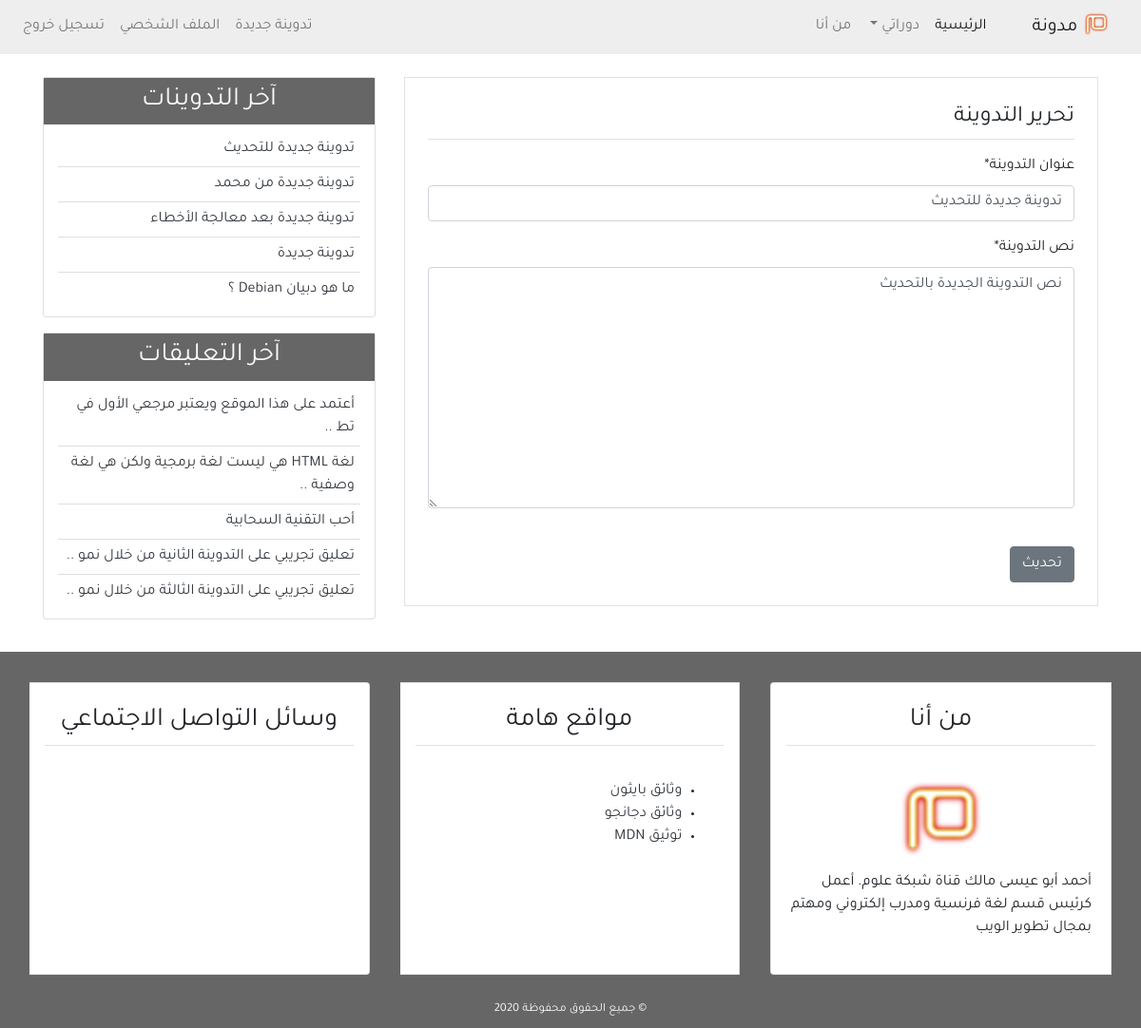
Screenshot of /detail/28/update/ (signed in) with the database file from the repository.
### blog/models.py (models this page shows, shortened)
class Post(models.Model):
    title = models.CharField(max_length=100)
    content = models.TextField()
    post_date = models.DateTimeField(default=timezone.now)
    post_update = models.DateTimeField(auto_now=True)
    author = models.ForeignKey(User, on_delete=models.CASCADE)
    class Meta:
        ordering = ('-post_date', )

class Comment(models.Model):
    name = models.CharField(max_length=50, verbose_name='الاسم')
    email = models.EmailField(verbose_name='البريد الإلكتروني')
    body = models.TextField(verbose_name='التعليق')
    comment_date = models.DateTimeField(auto_now_add=True)
    active = models.BooleanField(default=False)
    post = models.ForeignKey(
        Post, on_delete=models.CASCADE, related_name='comments')
    class Meta:
        ordering = ('-comment_date',)

### blog/views.py (the view, shortened to what this page needs)
# urls.py: path('detail/<slug:pk>/update/', PostUpdateView.as_view(), name='post-update'),
class PostUpdateView(UserPassesTestMixin, LoginRequiredMixin, UpdateView):
    model = Post
    template_name = 'blog/post_update.html'
    form_class = PostCreateForm
    def test_func(self):
        post = self.get_object()
        if self.request.user == post.author:
            return True
        else:
            return False

### blog/forms.py
class PostCreateForm(forms.ModelForm):
    title = forms.CharField(label='عنوان التدوينة')
    content = forms.CharField(label='نص التدوينة', widget=forms.Textarea)
    class Meta:
        model = Post
        fields = ['title', 'content']

### blog/templatetags/post_tag.py (called while the page is built)
@register.inclusion_tag('blog/latest_posts.html')
def latest_posts():
    context = {
        'l_posts': Post.objects.all()[0:5],
    }
    return context

@register.inclusion_tag('blog/latest_comments.html')
def latest_comments():
    context = {
        'l_comments': Comment.objects.filter(active=True)[:5],
    }
    return context

### blog/templates/blog/post_update.html (shortened to what this page needs)
{% extends 'blog/base.html' %}
{% block content %}
{% load crispy_forms_tags %}
<div class="border p-4 mb-5">
    <legend class="border-bottom pb-1 mb-3">تحرير التدوينة</legend>
    <form method="POST">
        {{form|crispy}}
        <input class="btn btn-secondary mt-4" type="submit" value="تحديث">
    </form>
</div>
{% endblock content %}

### blog/templates/blog/latest_posts.html
<ul class="list-group-flush latest-post">
    {% for post in l_posts %}
    <li class="list-group-item latest-post-item">
        <a class="text-dark" href="{% url 'detail' post.id %}">{{post.title}}</a>
    </li>
    {% empty %}
    <li class="list-group-item latest-post-item">لا يوجد تدوينات</li>
    {% endfor %}
</ul>

### blog/templates/blog/latest_comments.html
<ul class="list-group-flush latest-comment">
    {% for comment in l_comments %}
    <li class="list-group-item latest-comment-item">
        <a class="text-dark" href="{% url 'detail' comment.post.id %}">
            {% if comment.body|length > 40 %}
            {{comment.body|slice:'45'}} ..
            {% else %}
            {{comment.body}}
            {% endif %}
        </a>
    </li>
    {% empty %}
    <li class="list-group-item latest-comment-item">لا يوجد تعليقات</li>
    {% endfor %}
</ul>

### blog/static/blog/css/main.css (style rules this page uses)
html, body { direction: rtl; text-align: right; }
body { font-family: 'Tajawal', sans-serif; }
.latest-post, .latest-comment { padding: 0 15px; }
.latest-post .latest-post-item, .latest-comment .latest-comment-item { padding: 6px; }
.latest-post li:first-child, .latest-comment li:first-child { border-top: 0; }
.latest-post li:last-child, .latest-comment li:last-child { border-bottom: 0; padding-bottom: 0; }

### rows the page displays
Post: title "تدوينة جديدة للتحديث", content "نص التدوينة الجديدة بالتحديث"
Post: title "تدوينة جديدة من محمد"
Post: title "تدوينة جديدة بعد معالجة الأخطاء"
Post: title "تدوينة جديدة"
Post: title "ما هو دبيان Debian ؟"
Comment: body "أعتمد على هذا الموقع ويعتبر مرجعي الأول في تط"
Comment: body "لغة HTML هي ليست لغة برمجية ولكن هي لغة وصفية"
Comment: body "أحب التقنية السحابية"
Comment: body "تعليق تجريبي على التدوينة الثانية من خلال نمو"
Comment: body "تعليق تجريبي على التدوينة الثالثة من خلال نمو"
